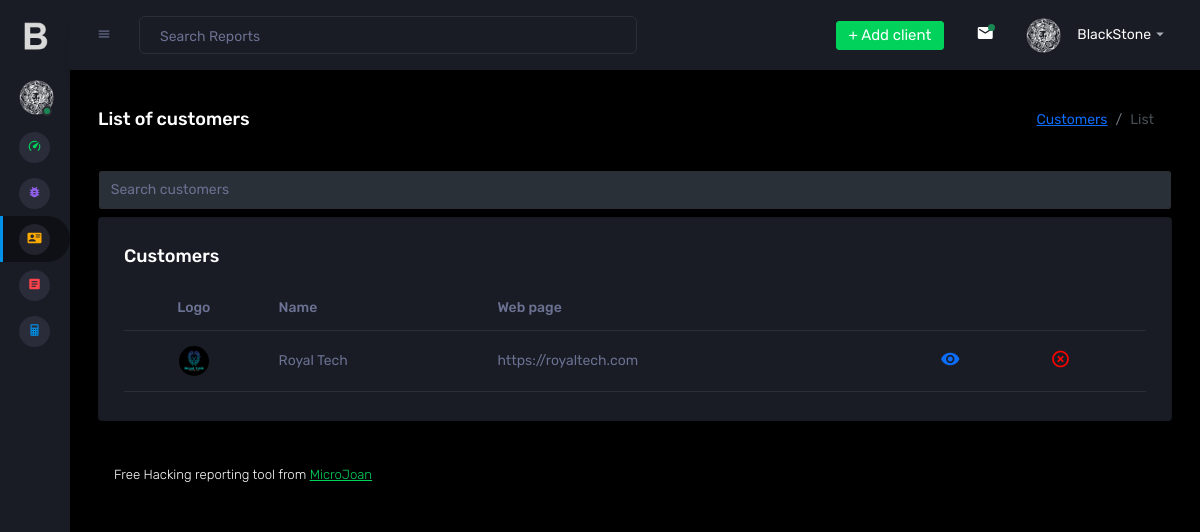
/BlackStone/clientes.php (signed in), run on the app's committed database.
### tables this page shows
CREATE TABLE `empresas` (
  `id` int(11) NOT NULL,
  `nombre` text DEFAULT NULL,
  `web` text DEFAULT NULL,
  `dominio_correo` text DEFAULT NULL,
  `logo` text NOT NULL
);

### BlackStone/functions/traductor.php (called while the page is built, shortened)
<?php
function lang($sentencia){
    return $sentencia;
};
?>

### BlackStone/clientes.php (the view, shortened to what this page needs)
<!DOCTYPE html>
<?php
include("functions/traductor.php");
include("conexion.php");
?>
<html>
  <head>
    <link rel="stylesheet" href="assets/vendors/mdi/css/materialdesignicons.min.css">
    <link rel="stylesheet" href="assets/vendors/css/vendor.bundle.base.css">
    <link rel="stylesheet" href="assets/vendors/jvectormap/jquery-jvectormap.css">
    <link rel="stylesheet" href="assets/vendors/flag-icon-css/css/flag-icon.min.css">
    <link rel="stylesheet" href="assets/vendors/owl-carousel-2/owl.carousel.min.css">
    <link rel="stylesheet" href="assets/vendors/owl-carousel-2/owl.theme.default.min.css">
    <link rel="stylesheet" href="assets/css/style.css">
  </head>
  <body class="sidebar-icon-only">
    <div class="container-scroller">
    <?php
      include("nav.php");
    ?>
      <div class="container-fluid page-body-wrapper">
        <nav class="navbar p-0 fixed-top d-flex flex-row">
          <div class="navbar-menu-wrapper flex-grow d-flex align-items-stretch">
            <button class="navbar-toggler navbar-toggler align-self-center" type="button" data-toggle="minimize">
              <span class="mdi mdi-menu"></span>
            </button>
            <ul class="navbar-nav w-100">
              <li class="nav-item w-100">
                <form class="nav-link mt-2 mt-md-0 d-none d-lg-flex search">
                  <input type="text" class="form-control" placeholder="<?php echo lang("Search Reports"); ?>">
                </form>
              </li>
            </ul>
            <ul class="navbar-nav navbar-nav-right">
              <li class="nav-item dropdown d-none d-lg-block">
                <a class="nav-link btn btn-success create-new-button" id="createbuttonDropdown" aria-expanded="false" href="insertar_clientes.php">+ <?php echo lang("Add client");?> </a>
              </li>
              <li class="nav-item dropdown border-left">
                <a class="nav-link count-indicator dropdown-toggle" id="messageDropdown" href="#" data-bs-toggle="dropdown" aria-expanded="false">
                  <i class="mdi mdi-email"></i>
                  <span class="count bg-success"></span>
                </a>
              </li>
              <li class="nav-item dropdown">
                <a class="nav-link" id="profileDropdown" href="#" data-bs-toggle="dropdown">
                  <div class="navbar-profile">
                    <img class="img-xs rounded-circle" src="assets/images/faces/black-stone.png" alt="">
                    <p class="mb-0 d-none d-sm-block navbar-profile-name">BlackStone</p>
                    <i class="mdi mdi-menu-down d-none d-sm-block"></i>
                  </div>
                </a>
              </li>
            </ul>
          </div>
        </nav>
        <div class="main-panel">
          <div class="content-wrapper">
            <div class="page-header">
              <h3 class="page-title"> <?php echo lang("List of customers");?> </h3>
              <nav aria-label="breadcrumb">
                <ol class="breadcrumb">
                  <li class="breadcrumb-item"><a href="#"><?php echo lang("Customers");?></a></li>
                  <li class="breadcrumb-item active" aria-current="page"><?php echo lang("List");?></li>
                </ol>
              </nav>
            </div>
            <div class="row" style="--bs-gutter-x: 1.9rem !important;">
              <form class="nav-link mt-md-0 d-lg-flex search">
                  <input type="text" class="form-control" id="busqueda" placeholder="<?php echo lang("Search customers"); ?>" style="color:white;">
              </form>
            </div>
            <div class="row">
              <div class="col-lg-12 grid-margin stretch-card">
                <div class="card">
                  <div class="card-body">
                    <h4 class="card-title"><?php echo lang("Customers");?></h4>
                    <div class="table-responsive">
                      <table class="table" id="tabla_listado_cve">
                        <thead>
                          <tr>
                            <th><center><?php echo lang("Logo");?></center></th>
                            <th><?php echo lang("Name");?></th>
                            <th><?php echo lang("Web page");?></th>
                            <th></th>
                            <th></th>
                            <th></th>
                          </tr>
                        </thead>
                        <?php
                        $sentencia = "select * from empresas order by id";
                        $consulta = mysqli_query($conexion, $sentencia) or die("Error de conexión en tabla empresas");
                        while($fila= mysqli_fetch_array($consulta)){
                                $id=$fila['id'];
                                $nombre=htmlspecialchars($fila['nombre'], ENT_QUOTES | ENT_HTML5, 'UTF-8');
                                $web=htmlspecialchars($fila['web'], ENT_QUOTES | ENT_HTML5, 'UTF-8');
                                $dominio_correo=htmlspecialchars($fila['descripcion'], ENT_QUOTES | ENT_HTML5, 'UTF-8');
                                $logo=$fila['logo'];
                                if($logo > ''){
                                  $logo_listado = "<img src='".$logo."'>";
                                }else{
                                  $logo_listado = "<img src='logos_clientes/bksnologo.jpg'>";
                                }
                        ?>
                        <tbody>
                          <tr>
                            <td><center><?php echo $logo_listado ?></center></td>
                            <td><?php echo $nombre ?></td>
                            <td><?php echo $web ?></td>
                            <td><?php echo $dominio_correo ?></td>
                            <td><a href="editar_clientes.php?id=<?php echo $id ?>"><i class="mdi mdi-eye" style="font-size:20px"></i></a></td>
                            <td><a href="eliminar_cliente.php?id=<?php echo $id ?>"><i class="mdi mdi-close-circle-outline" style="color:red; font-size:20px"></i></a></td>
                          </tr>
                          <?php
                            }
                          ?>
                        </tbody>
                      </table>
                    </div>
                  </div>
                </div>
              </div>
          </div>
          <footer class="footer">
            <div class="d-sm-flex justify-content-center justify-content-sm-between">
              <span class="float-none float-sm-right d-block mt-1 mt-sm-0 text-center"> <?php echo lang("Free Hacking reporting tool from ");?> <a href="https://microjoan.com/" target="_blank">MicroJoan</a></span>
            </div>
          </footer>
        </div>
      </div>
    </div>
  </body>
</html>

### data on the page
empresas: logo (picture), nombre "Royal Tech", web "https://royaltech.com"

### other printed values
lang("Add client") "Add client"
lang("List of customers") "List of customers"
lang("Customers") "Customers"
lang("List") "List"
lang("Logo") "Logo"
lang("Name") "Name"
lang("Web page") "Web page"
lang("Free Hacking reporting tool from ") "Free Hacking reporting tool from"
